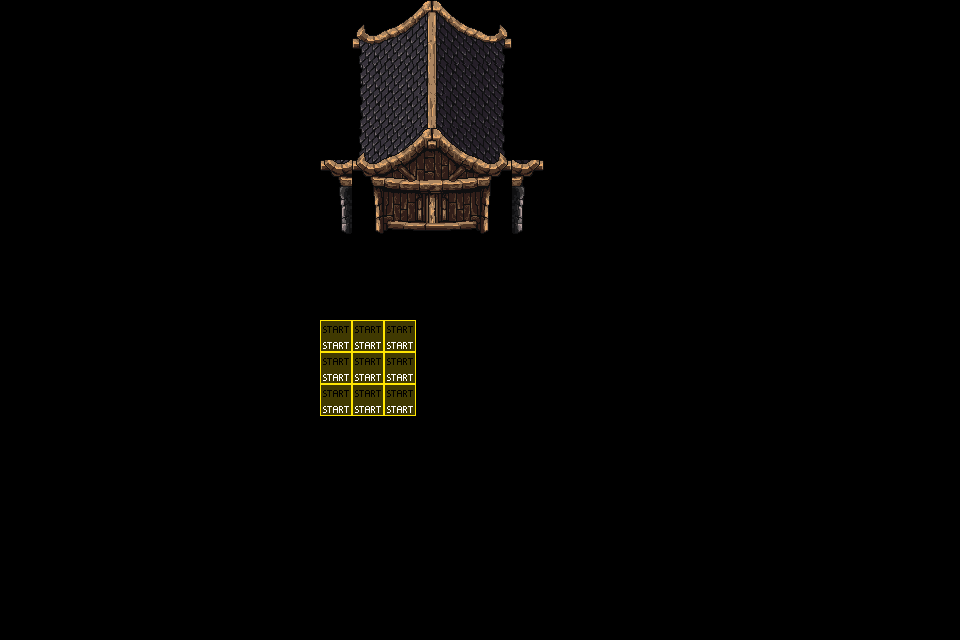

A level layout from a 2D game, rendered from its tile map. Below: a short description, then the map file with its tile-grid data intact:
An orthogonal 30x20 tile map with 32x32 px tiles, 3 tile layers (exit, start, Tile Layer 1), 13 tilesets.

<map version="1.10" tiledversion="git" orientation="orthogonal" renderorder="right-down" width="30" height="20" tilewidth="32" tileheight="32" infinite="0" nextlayerid="5" nextobjectid="1">
 <tileset firstgid="1" name="WA_Decoration" tilewidth="32" tileheight="32" tilecount="96" columns="12">
  <image source="tilesets/WA_Decoration.png" width="384" height="256" />
 </tileset>
 <tileset firstgid="97" name="WA_Exterior" tilewidth="32" tileheight="32" tilecount="850" columns="25">
  <image source="tilesets/WA_Exterior.png" width="800" height="1088" />
 </tileset>
 <tileset firstgid="947" name="WA_Logo_Long" tilewidth="32" tileheight="32" tilecount="6" columns="6">
  <image source="tilesets/WA_Logo_Long.png" width="192" height="32" />
 </tileset>
 <tileset firstgid="953" name="WA_Miscellaneous" tilewidth="32" tileheight="32" tilecount="110" columns="10">
  <image source="tilesets/WA_Miscellaneous.png" width="320" height="352" />
 </tileset>
 <tileset firstgid="1063" name="WA_Other_Furniture" tilewidth="32" tileheight="32" tilecount="156" columns="12">
  <image source="tilesets/WA_Other_Furniture.png" width="384" height="416" />
 </tileset>
 <tileset firstgid="1219" name="WA_Room_Builder" tilewidth="32" tileheight="32" tilecount="1000" columns="25">
  <image source="tilesets/WA_Room_Builder.png" width="800" height="1280" />
 </tileset>
 <tileset firstgid="2219" name="WA_Seats" tilewidth="32" tileheight="32" tilecount="182" columns="13">
  <image source="tilesets/WA_Seats.png" width="416" height="448" />
 </tileset>
 <tileset firstgid="2401" name="WA_Special_Zones" tilewidth="32" tileheight="32" tilecount="12" columns="6">
  <properties>
   <property name="start" value="" />
  </properties>
  <image source="tilesets/WA_Special_Zones.png" width="192" height="64" />
 </tileset>
 <tileset firstgid="2413" name="WA_Tables" tilewidth="32" tileheight="32" tilecount="270" columns="10">
  <image source="tilesets/WA_Tables.png" width="320" height="864" />
 </tileset>
 <tileset firstgid="2683" name="WA_User_Interface" tilewidth="32" tileheight="32" tilecount="273" columns="13">
  <image source="tilesets/WA_User_Interface.png" width="416" height="672" />
 </tileset>
 <tileset firstgid="2956" name="decorative_props" tilewidth="32" tileheight="32" tilecount="256" columns="16">
  <image source="tilesets/houseAndInt/decorative_props.png" width="512" height="512" />
 </tileset>
 <tileset firstgid="3212" name="decorative_props" tilewidth="32" tileheight="32" tilecount="256" columns="16">
  <image source="tilesets/houseAndInt/decorative_props.png" width="512" height="512" />
 </tileset>
 <tileset firstgid="3468" name="main_houses" tilewidth="32" tileheight="32" tilecount="720" columns="30">
  <image source="tilesets/houseAndInt/main_houses.png" width="960" height="768" />
 </tileset>
 <layer id="4" name="exit" width="30" height="20">
  <properties>
   <property name="exitUrl" value="map.tmj" />
  </properties>
  <data encoding="csv">
0,0,0,0,0,0,0,0,0,0,0,0,0,0,0,0,0,0,0,0,0,0,0,0,0,0,0,0,0,0,
0,0,0,0,0,0,0,0,0,0,0,0,0,0,0,0,0,0,0,0,0,0,0,0,0,0,0,0,0,0,
0,0,0,0,0,0,0,0,0,0,0,0,0,0,0,0,0,0,0,0,0,0,0,0,0,0,0,0,0,0,
0,0,0,0,0,0,0,0,0,0,0,0,0,0,0,0,0,0,0,0,0,0,0,0,0,0,0,0,0,0,
0,0,0,0,0,0,0,0,0,0,0,0,0,0,0,0,0,0,0,0,0,0,0,0,0,0,0,0,0,0,
0,0,0,0,0,0,0,0,0,0,0,0,0,0,0,0,0,0,0,0,0,0,0,0,0,0,0,0,0,0,
0,0,0,0,0,0,0,0,0,0,0,0,2406,2406,2406,0,0,0,0,0,0,0,0,0,0,0,0,0,0,0,
0,0,0,0,0,0,0,0,0,0,0,0,0,0,0,0,0,0,0,0,0,0,0,0,0,0,0,0,0,0,
0,0,0,0,0,0,0,0,0,0,0,0,0,0,0,0,0,0,0,0,0,0,0,0,0,0,0,0,0,0,
0,0,0,0,0,0,0,0,0,0,0,0,0,0,0,0,0,0,0,0,0,0,0,0,0,0,0,0,0,0,
0,0,0,0,0,0,0,0,0,0,0,0,0,0,0,0,0,0,0,0,0,0,0,0,0,0,0,0,0,0,
0,0,0,0,0,0,0,0,0,0,0,0,0,0,0,0,0,0,0,0,0,0,0,0,0,0,0,0,0,0,
0,0,0,0,0,0,0,0,0,0,0,0,0,0,0,0,0,0,0,0,0,0,0,0,0,0,0,0,0,0,
0,0,0,0,0,0,0,0,0,0,0,0,0,0,0,0,0,0,0,0,0,0,0,0,0,0,0,0,0,0,
0,0,0,0,0,0,0,0,0,0,0,0,0,0,0,0,0,0,0,0,0,0,0,0,0,0,0,0,0,0,
0,0,0,0,0,0,0,0,0,0,0,0,0,0,0,0,0,0,0,0,0,0,0,0,0,0,0,0,0,0,
0,0,0,0,0,0,0,0,0,0,0,0,0,0,0,0,0,0,0,0,0,0,0,0,0,0,0,0,0,0,
0,0,0,0,0,0,0,0,0,0,0,0,0,0,0,0,0,0,0,0,0,0,0,0,0,0,0,0,0,0,
0,0,0,0,0,0,0,0,0,0,0,0,0,0,0,0,0,0,0,0,0,0,0,0,0,0,0,0,0,0,
0,0,0,0,0,0,0,0,0,0,0,0,0,0,0,0,0,0,0,0,0,0,0,0,0,0,0,0,0,0
</data>
 </layer>
 <layer id="3" name="start" width="30" height="20">
  <data encoding="csv">
0,0,0,0,0,0,0,0,0,0,0,0,0,0,0,0,0,0,0,0,0,0,0,0,0,0,0,0,0,0,
0,0,0,0,0,0,0,0,0,0,0,0,0,0,0,0,0,0,0,0,0,0,0,0,0,0,0,0,0,0,
0,0,0,0,0,0,0,0,0,0,0,0,0,0,0,0,0,0,0,0,0,0,0,0,0,0,0,0,0,0,
0,0,0,0,0,0,0,0,0,0,0,0,0,0,0,0,0,0,0,0,0,0,0,0,0,0,0,0,0,0,
0,0,0,0,0,0,0,0,0,0,0,0,0,0,0,0,0,0,0,0,0,0,0,0,0,0,0,0,0,0,
0,0,0,0,0,0,0,0,0,0,0,0,0,0,0,0,0,0,0,0,0,0,0,0,0,0,0,0,0,0,
0,0,0,0,0,0,0,0,0,0,0,0,0,0,0,0,0,0,0,0,0,0,0,0,0,0,0,0,0,0,
0,0,0,0,0,0,0,0,0,0,0,0,0,0,0,0,0,0,0,0,0,0,0,0,0,0,0,0,0,0,
0,0,0,0,0,0,0,0,0,0,0,0,0,0,0,0,0,0,0,0,0,0,0,0,0,0,0,0,0,0,
0,0,0,0,0,0,0,0,0,0,0,0,0,0,0,0,0,0,0,0,0,0,0,0,0,0,0,0,0,0,
0,0,0,0,0,0,0,0,0,0,2402,2402,2402,0,0,0,0,0,0,0,0,0,0,0,0,0,0,0,0,0,
0,0,0,0,0,0,0,0,0,0,2402,2402,2402,0,0,0,0,0,0,0,0,0,0,0,0,0,0,0,0,0,
0,0,0,0,0,0,0,0,0,0,2402,2402,2402,0,0,0,0,0,0,0,0,0,0,0,0,0,0,0,0,0,
0,0,0,0,0,0,0,0,0,0,0,0,0,0,0,0,0,0,0,0,0,0,0,0,0,0,0,0,0,0,
0,0,0,0,0,0,0,0,0,0,0,0,0,0,0,0,0,0,0,0,0,0,0,0,0,0,0,0,0,0,
0,0,0,0,0,0,0,0,0,0,0,0,0,0,0,0,0,0,0,0,0,0,0,0,0,0,0,0,0,0,
0,0,0,0,0,0,0,0,0,0,0,0,0,0,0,0,0,0,0,0,0,0,0,0,0,0,0,0,0,0,
0,0,0,0,0,0,0,0,0,0,0,0,0,0,0,0,0,0,0,0,0,0,0,0,0,0,0,0,0,0,
0,0,0,0,0,0,0,0,0,0,0,0,0,0,0,0,0,0,0,0,0,0,0,0,0,0,0,0,0,0,
0,0,0,0,0,0,0,0,0,0,0,0,0,0,0,0,0,0,0,0,0,0,0,0,0,0,0,0,0,0
</data>
 </layer>
 <layer id="1" name="Tile Layer 1" width="30" height="20">
  <data encoding="csv">
0,0,0,0,0,0,0,0,0,0,3468,3469,3470,3471,3472,3473,3474,0,0,0,0,0,0,0,0,0,0,0,0,0,
0,0,0,0,0,0,0,0,0,0,3498,3499,3500,3501,3502,3503,3504,0,0,0,0,0,0,0,0,0,0,0,0,0,
0,0,0,0,0,0,0,0,0,0,3528,3529,3530,3531,3532,3533,3534,0,0,0,0,0,0,0,0,0,0,0,0,0,
0,0,0,0,0,0,0,0,0,0,3558,3559,3560,3561,3562,3563,3564,0,0,0,0,0,0,0,0,0,0,0,0,0,
0,0,0,0,0,0,0,0,0,0,3588,3589,3590,3591,3592,3593,3594,0,0,0,0,0,0,0,0,0,0,0,0,0,
0,0,0,0,0,0,0,0,0,0,3618,3619,3620,3621,3622,3623,3624,0,0,0,0,0,0,0,0,0,0,0,0,0,
0,0,0,0,0,0,0,0,0,0,3648,3649,3650,3651,3652,3653,3654,0,0,0,0,0,0,0,0,0,0,0,0,0,
0,0,0,0,0,0,0,0,0,0,3678,3679,3680,3681,3682,3683,3684,0,0,0,0,0,0,0,0,0,0,0,0,0,
0,0,0,0,0,0,0,0,0,0,0,0,0,0,0,0,0,0,0,0,0,0,0,0,0,0,0,0,0,0,
0,0,0,0,0,0,0,0,0,0,0,0,0,0,0,0,0,0,0,0,0,0,0,0,0,0,0,0,0,0,
0,0,0,0,0,0,0,0,0,0,0,0,0,0,0,0,0,0,0,0,0,0,0,0,0,0,0,0,0,0,
0,0,0,0,0,0,0,0,0,0,0,0,0,0,0,0,0,0,0,0,0,0,0,0,0,0,0,0,0,0,
0,0,0,0,0,0,0,0,0,0,0,0,0,0,0,0,0,0,0,0,0,0,0,0,0,0,0,0,0,0,
0,0,0,0,0,0,0,0,0,0,0,0,0,0,0,0,0,0,0,0,0,0,0,0,0,0,0,0,0,0,
0,0,0,0,0,0,0,0,0,0,0,0,0,0,0,0,0,0,0,0,0,0,0,0,0,0,0,0,0,0,
0,0,0,0,0,0,0,0,0,0,0,0,0,0,0,0,0,0,0,0,0,0,0,0,0,0,0,0,0,0,
0,0,0,0,0,0,0,0,0,0,0,0,0,0,0,0,0,0,0,0,0,0,0,0,0,0,0,0,0,0,
0,0,0,0,0,0,0,0,0,0,0,0,0,0,0,0,0,0,0,0,0,0,0,0,0,0,0,0,0,0,
0,0,0,0,0,0,0,0,0,0,0,0,0,0,0,0,0,0,0,0,0,0,0,0,0,0,0,0,0,0,
0,0,0,0,0,0,0,0,0,0,0,0,0,0,0,0,0,0,0,0,0,0,0,0,0,0,0,0,0,0
</data>
 </layer>
 <objectgroup id="2" name="Object Layer 1">
  <properties>
   <property name=".../my_map.json#start&amp;moveTo=meeting-room" value="" />
  </properties>
 </objectgroup>
</map>
